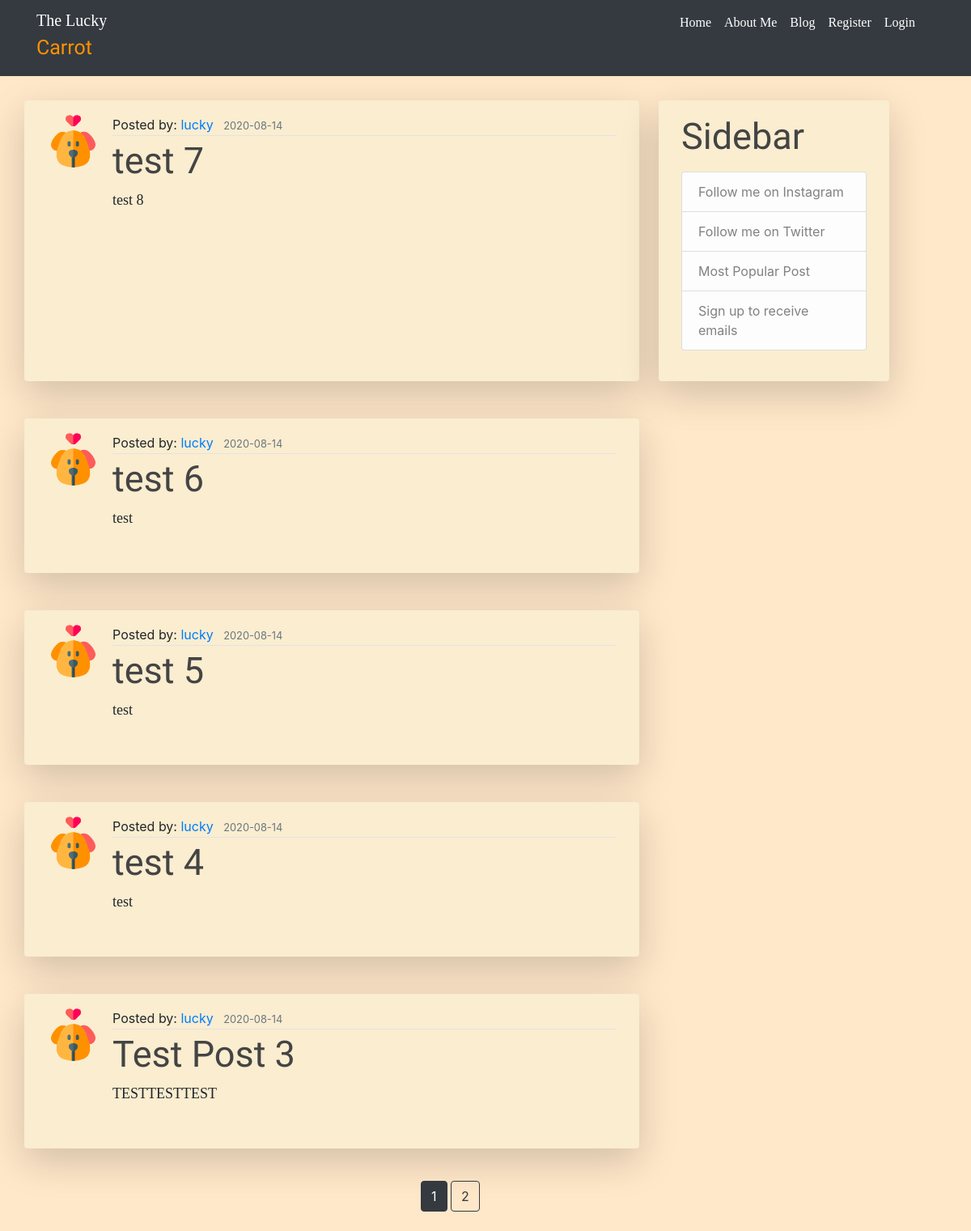
The app's page /blog, older data.
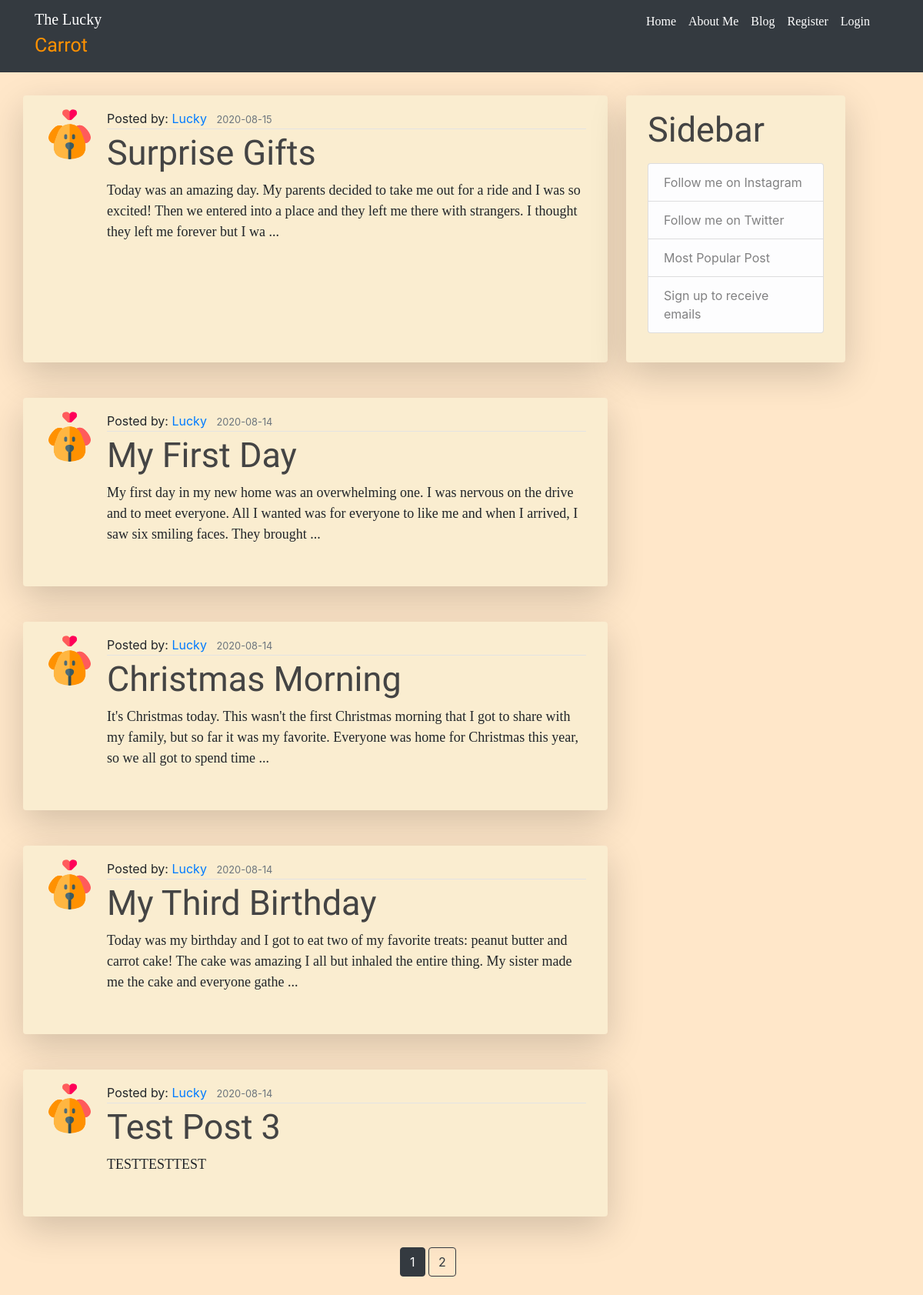
The same page, newer data.
### luckycarrot/models.py (models this page shows, shortened)
class Post(db.Model):
    id = db.Column(db.Integer, primary_key=True)
    title = db.Column(db.String(100), nullable=False)
    date_posted = db.Column(db.DateTime, nullable=False,
                            default=datetime.utcnow)
    content = db.Column(db.Text, nullable=False)
    image_file = db.Column(db.String(20), nullable=False)
    user_id = db.Column(db.Integer, db.ForeignKey(
        'user.id'), nullable=False)

class User(db.Model, UserMixin):
    id = db.Column(db.Integer, primary_key=True)
    username = db.Column(db.String(20), unique=True, nullable=False)
    email = db.Column(db.String(120), unique=True, nullable=False)
    password = db.Column(db.String(60), nullable=False)
    updates = db.Column(db.Boolean, unique=False, default=False, nullable=False)
    image_file = db.Column(db.String(20), nullable=False, default='default.png')
    admin_user = db.Column(db.Boolean, unique=False, default=False, nullable=False)
    posts = db.relationship('Post', backref='author', lazy=True)

### luckycarrot/posts/routes.py (the view)
@posts.route("/blog", methods=['GET', 'POST'])
def blog():
    page = request.args.get('page', 1, type=int)
    posts = Post.query.order_by(Post.date_posted.desc()).paginate(page=page, per_page=5)
    return render_template('blog.html', posts=posts)

### luckycarrot/templates/blog.html (shortened to what this page needs)
{% extends 'main.html' %}
{% block links %}
<link rel="stylesheet" href="../static/css/blog.css" type="text/css">
{% endblock %}
{% block content %}
<div class='container-xl'>
    {% for post in posts.items %}
        <div class="row">
            <div class="col-8 shadow-lg p-2 mb-3 rounded borderBody">
                <article class='media content-section'>
                    <img class="rounded-circle article-img" src="{{ url_for('static', filename='profile_pictures/' + post.author.image_file)}}">
                    <div class='media-body'>
                        <div class="article-metadata">
                            <span>Posted by: <a class="mr-2" href="{{ url_for('main.about') }}">{{ post.author.username }}</a></span>
                            <small class='text-muted'>{{ post.date_posted.strftime('%Y-%m-%d') }}</small>
                        </div>
                        <h2><a class="article-title" href="{{ url_for('posts.post', post_id=post.id) }}">{{ post.title }}</a></h2>
                        {% if post.content|length > 199 %}
                            <p class="article-content">{{ post.content[:200] }} ...</p>
                        {% else %}
                            <p class="article-content">{{ post.content }}</p>
                        {% endif %}
                    </div>
                </article>
            </div>
            {% if loop.index == 1 %}
            <div class="col-3 shadow-lg p-2 mb-3 ml-4 rounded borderBody">
                <div class="content-section">
                  <h3 class="article-title">Sidebar</h3>
                    <ul class="list-group">
                      <a href="https://www.instagram.com/luckyluluthepom/" class="list-group-item list-group-item-light sideBar">Follow me on Instagram</a>
                      <a href="#" class="list-group-item list-group-item-light sideBar">Follow me on Twitter</a>
                      <a href="#" class="list-group-item list-group-item-light sideBar">Most Popular Post</a>
                      <a href="{{ url_for('users.account') }}" class="list-group-item list-group-item-light sideBar">Sign up to receive emails</a>
                    </ul>
                </div>
              </div>
            {% endif %}
        </div>
    {% endfor %}
        <br>
        <div class="row">
            <div class="col-5"></div>
            <div class="col-4">
                {% for page_num in posts.iter_pages(left_edge=1, right_edge=1, left_current=1, right_current=2) %}
                    {% if page_num %}
                        {% if posts.page == page_num %}
                            <a class='btn btn-dark mb-4' href="{{ url_for('posts.blog', page=page_num) }}">{{ page_num }}</a>
                        {% else %}
                            <a class='btn btn-outline-dark mb-4' href="{{ url_for('posts.blog', page=page_num) }}">{{ page_num }}</a>
                        {% endif %}
                    {% else %}
                        ...
                    {% endif %}
                {% endfor %}
            </div>
        </div>
    </div>
{% endblock %}

### luckycarrot/templates/main.html (shortened to what this page needs)
<!DOCTYPE html>
<html lang="en">
<head>
    <link rel="stylesheet" href="{{ url_for('static', filename='css/' + 'main.css')}}" type="text/css">
    {% block links %}{% endblock %}
    <link rel="stylesheet" href="https://stackpath.bootstrapcdn.com/bootstrap/4.5.2/css/bootstrap.min.css">
</head>
<body>
    {% if home %}
    <div class="container-fluid fixed-top bg-transparent">
    {% else %}
    <div class="container-fluid bg-dark">
    <div class="container bg-dark">
    {% endif %}
        <div class="row" id="navBar">
            <div id="titleLink" class="col-3 float-left">
                <a href="/" target="_self" class="logoLink">
                <p class="logo"><span id="theLucky">The Lucky </span><span id="carrot">Carrot</span></p></a>
            </div>
            <div class="col-9 float-right">
                <nav class="navbar navbar-expand-lg navbar-dark float-right">
                    <div class="collapse navbar-collapse" id="navbarSupportedContent">
                        <ul class="navbar-nav mr-auto">
                            <li class="nav-item active">
                                <a class="nav-link" href="{{ url_for('main.home') }}">Home</a>
                            </li>
                            <li class="nav-item active">
                                <a class="nav-link" href="{{ url_for('main.about') }}">About Me</a>
                            </li>
                            <li class="nav-item active">
                                <a class="nav-link" href="{{ url_for('posts.blog') }}">Blog</a>
                            </li>
                            {% if current_user.is_authenticated %}
                                {% if current_user.admin_user %}
                                    <li class="nav-item active">
                                        <a class="nav-link" href="{{ url_for('posts.create_post') }}">Create Post</a>
                                    </li>
                                {% endif %}
                                <li class="nav-item active">
                                    <a class="nav-link" href="{{ url_for('users.account') }}">Account</a>
                                </li>
                                <li class="nav-item active">
                                    <a class="nav-link" href="{{ url_for('users.logout') }}">Logout</a>
                                </li>
                            {% else %}
                                <li class="nav-item active">
                                    <a class="nav-link" href="{{ url_for('users.register') }}">Register</a>
                                </li>
                                <li class="nav-item active">
                                    <a class="nav-link" href="{{ url_for('users.login') }}">Login</a>
                                </li>
                            {% endif %}
                        </ul>
                    </div>
                </nav>
            </div>
        </div>
        </div>
    </div>
    <div id="webBody">
        {% block content %}{% endblock %}
    </div>
</body>
</html>

### luckycarrot/static/css/main.css (style rules this page uses)
body { background: #ffe7c9 !important; font-family: 'Bitter', serif; }
.logo { display: inline-block; width: 160px; font-size: 20px; font-family: 'Bitter', serif; padding-top: 10px; color: white; }
#carrot { color: rgb(255, 145, 0); font-family: 'Dancing Script', cursive; font-size: 25px; }
a { text-decoration: none !important; }
nav { font-family: "Bitter", serif; font-weight: 500; font-size: 16px; }
.borderBody { margin-top: 30px; background: #faedd0; }
.content-section { padding: 10px 20px; border-radius: 3px; margin-bottom: 20px; }

### luckycarrot/static/css/blog.css (style rules this page uses)
.article-title { color: #444444; font-family: 'Dancing Script', cursive; font-size: 45px; }
.article-content { font-size: 18px; font-family: 'Bitter', serif; }
.article-img { height: 65px; width: 65px; margin-right: 16px; }
.article-metadata { padding-bottom: 1px; margin-bottom: 4px; border-bottom: 1px solid #e3e3e3 }

Row changes from the older to the newer data that the page shows:
removed Post: image_file (placeholder picture), author.username "lucky", date_posted "2020-08-14", title "test 7", content "test 8"
added Post: image_file (placeholder picture), author.username "Lucky", date_posted "2020-08-15", title "Surprise Gifts", content "Today was an amazing day. My parents decided to take me out for a ride and I was so excited! Then we entered into a place and they left me there with strangers. I thought they left me forever but I wa"
changed Post: author.username "lucky" → "Lucky"; title "test 6" → "My First Day"; content "test" → "My first day in my new home was an overwhelming one. I was nervous on the drive and to meet everyone. All I wanted was for everyone to like me and when I arrived, I saw six smiling faces. They brought"
changed Post: author.username "lucky" → "Lucky"; title "test 5" → "Christmas Morning"; content "test" → "It's Christmas today. This wasn't the first Christmas morning that I got to share with my family, but so far it was my favorite. Everyone was home for Christmas this year, so we all got to spend time"
changed Post: author.username "lucky" → "Lucky"; title "test 4" → "My Third Birthday"; content "test" → "Today was my birthday and I got to eat two of my favorite treats: peanut butter and carrot cake! The cake was amazing I all but inhaled the entire thing. My sister made me the cake and everyone gathe"
changed Post "Test Post 3": author.username "lucky" → "Lucky"
